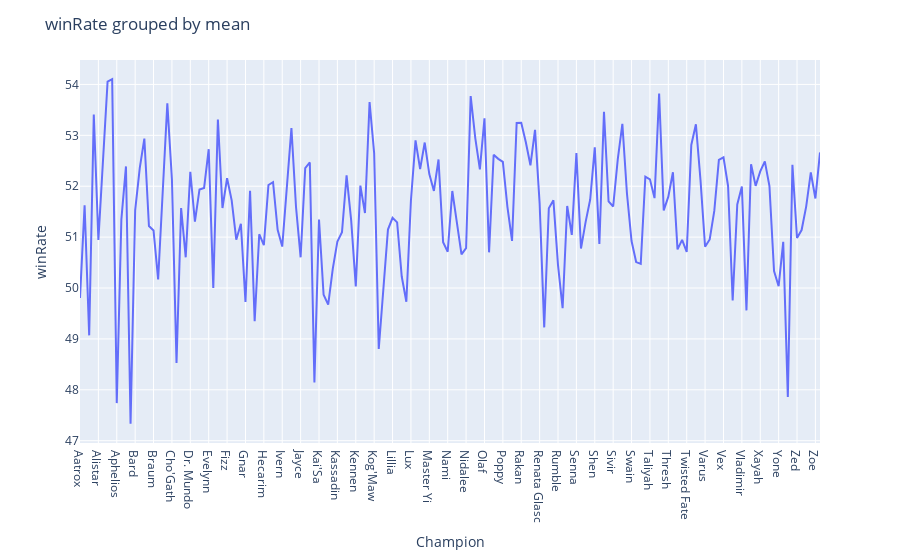

Here is the notebook cell this chart was saved with:
### Code cell
patch_list =[13.9,13.8,13.7,13.6,13.5,13.4,13.3,13.1]

tier_data = get_tierlist(patch_list)
fig_tierlist_grouped(tier_data)

### Figure 1 — Plotly figure (JSON) as saved in the notebook; plotly's stock layout.template omitted (floating-point values rounded to 4 significant figures; data arrays with more than 128 entries replaced by an {"elided": "..."} marker saying what was removed)
{"data": [{"hovertemplate": "champion=%{x}<br>winRate=%{y}<extra></extra>", "legendgroup": "", "line": {"color": "#636efa", "dash": "solid"}, "marker": {"symbol": "circle"}, "mode": "lines", "name": "", "orientation": "v", "showlegend": false, "type": "scatter", "x": {"elided": "162 str values"}, "xaxis": "x", "y": {"elided": "162 float values"}, "yaxis": "y"}], "layout": {"legend": {"tracegroupgap": 0}, "margin": {"t": 60}, "title": {"text": "winRate grouped by mean"}, "xaxis": {"anchor": "y", "domain": [0, 1], "title": {"text": "Champion"}}, "yaxis": {"anchor": "x", "domain": [0, 1], "title": {"text": "winRate"}}}}
